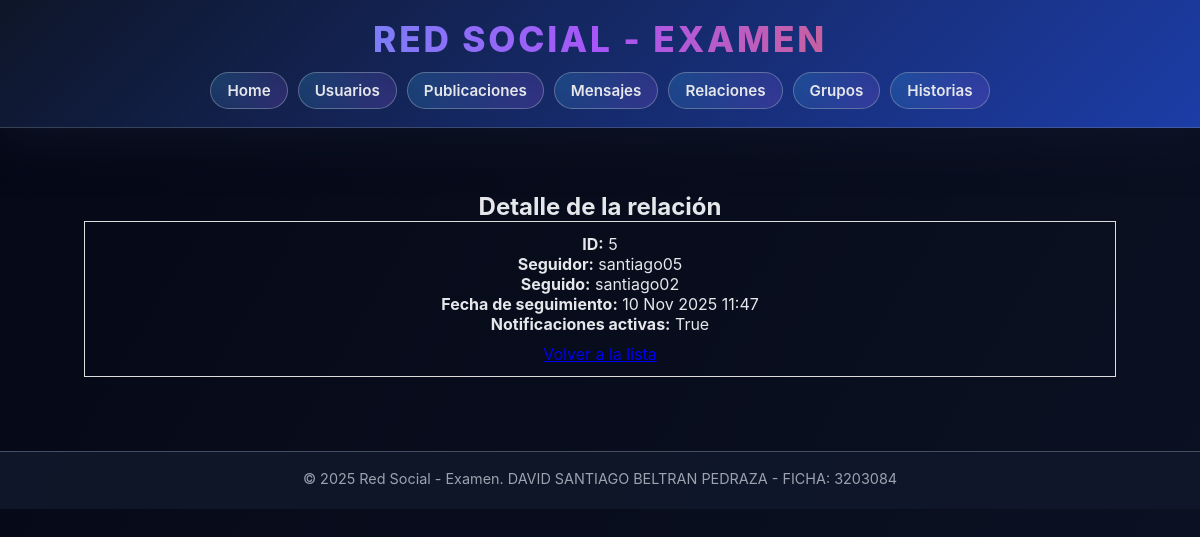
Screenshot of /relacion/detalle/5/ with the database file from the repository.
### relacion/models.py (models this page shows, shortened)
class Seguidor(models.Model):
    seguidor = models.ForeignKey(Usuario, on_delete=models.CASCADE, related_name='siguiendo')
    seguido = models.ForeignKey(Usuario, on_delete=models.CASCADE, related_name='seguidores')
    fecha_seguimiento = models.DateTimeField(auto_now_add=True)
    notificaciones_activas = models.BooleanField(default=True)

### usuario/models.py (models this page shows, shortened)
class Usuario(models.Model):
    user = models.OneToOneField(User, on_delete=models.CASCADE)
    fecha_nacimiento = models.DateField()
    telefono = models.CharField(max_length=15, blank=True)
    pais = models.CharField(max_length=50)
    ciudad = models.CharField(max_length=50)
    biografia = models.TextField(blank=True)
    sitio_web = models.URLField(blank=True)
    fecha_registro = models.DateTimeField(auto_now_add=True)
    ultima_conexion = models.DateTimeField(auto_now=True)
    privado = models.BooleanField(default=False)

### relacion/views.py (the view)
# urls.py: path('detalle/<int:pk>/', views.detalle_relacion, name='detalle-relacion'),
def detalle_relacion(request, pk):
    seguimiento = get_object_or_404(Seguidor.objects.select_related('seguidor', 'seguido'), pk=pk)
    return render(request, 'relacion/seguidores_detail.html', {'seguimiento': seguimiento})

### templates/relacion/seguidores_detail.html (shortened to what this page needs)
{% extends 'base.html' %}
{% load static %}
{% block content %}
<h2>Detalle de la relación</h2>
<div style="border:1px solid #ddd; padding:12px;">
  <p><strong>ID:</strong> {{ seguimiento.pk }}</p>
  <p><strong>Seguidor:</strong> {{ seguimiento.seguidor.user.username }}</p>
  <p><strong>Seguido:</strong> {{ seguimiento.seguido.user.username }}</p>
  <p><strong>Fecha de seguimiento:</strong> {{ seguimiento.fecha_seguimiento|date:"d M Y H:i" }}</p>
  <p><strong>Notificaciones activas:</strong> {{ seguimiento.notificaciones_activas }}</p>
  <p style="margin-top:10px;">
    <a href="{% url 'relacion:lista-relaciones' %}">Volver a la lista</a>
  </p>
</div>
{% endblock %}

### static/css/styles.css (style rules this page uses)
* { box-sizing: border-box; margin: 0; padding: 0; }
body { font-family: 'Inter', system-ui, -apple-system, BlinkMacSystemFont, 'Segoe UI', sans-serif; background: linear-gradient(120deg, #050816, #0f172a, #1e293b); background-size: 300% 300%; animation: bg-shift 15s ease infinite; color: #e5e7eb; text-align: center; min-height: 100vh; }

### rows the page displays
Seguidor: pk "5", seguidor.user.username "santiago05", seguido.user.username "santiago02", fecha_seguimiento "10 Nov 2025 11:47", notificaciones_activas "True"
